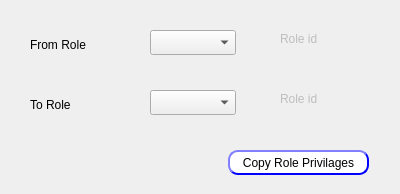
<?xml version="1.0" encoding="UTF-8"?>
<ui version="4.0">
 <class>user</class>
 <widget class="QDialog" name="user">
  <property name="geometry">
   <rect>
    <x>0</x>
    <y>0</y>
    <width>400</width>
    <height>194</height>
   </rect>
  </property>
  <property name="windowTitle">
   <string>role</string>
  </property>
  <widget class="QLabel" name="label_8">
   <property name="geometry">
    <rect>
     <x>30</x>
     <y>30</y>
     <width>99</width>
     <height>29</height>
    </rect>
   </property>
   <property name="text">
    <string>From Role</string>
   </property>
  </widget>
  <widget class="QComboBox" name="CMB_roleName">
   <property name="geometry">
    <rect>
     <x>150</x>
     <y>30</y>
     <width>86</width>
     <height>25</height>
    </rect>
   </property>
  </widget>
  <widget class="QComboBox" name="CMB_roleName1">
   <property name="geometry">
    <rect>
     <x>150</x>
     <y>90</y>
     <width>86</width>
     <height>25</height>
    </rect>
   </property>
  </widget>
  <widget class="QLabel" name="label_9">
   <property name="geometry">
    <rect>
     <x>30</x>
     <y>90</y>
     <width>99</width>
     <height>29</height>
    </rect>
   </property>
   <property name="text">
    <string>To Role</string>
   </property>
  </widget>
  <widget class="QPushButton" name="BTN_copyRole">
   <property name="geometry">
    <rect>
     <x>228</x>
     <y>150</y>
     <width>141</width>
     <height>25</height>
    </rect>
   </property>
   <property name="styleSheet">
    <string notr="true">QPushButton{
                                        background-color: white;
                                        border-style: outset;
                                        border-width: 2px;
                                        border-radius: 10px;
                                        border-color: blue;
                                        min-width: 6em;
                                        }
                                        QPushButton:hover {
                                        background: qradialgradient(
                                        cx: 0.3, cy: -0.4, fx: 0.3, fy: -0.4,
                                        radius: 1.35, stop: 0 #fff, stop: 1 #bbb
                                        );
                                        }
                                        QPushButton:pressed {
                                        border-style: inset;
                                        background: qradialgradient(
                                        cx: 0.4, cy: -0.1, fx: 0.4, fy: -0.1,
                                        radius: 1.35, stop: 0 #fff, stop: 1 #ddd
                                        );
                                        }
                                    </string>
   </property>
   <property name="text">
    <string>Copy Role Privilages</string>
   </property>
  </widget>
  <widget class="QLabel" name="LB_roleID">
   <property name="enabled">
    <bool>false</bool>
   </property>
   <property name="geometry">
    <rect>
     <x>280</x>
     <y>30</y>
     <width>151</width>
     <height>17</height>
    </rect>
   </property>
   <property name="frameShape">
    <enum>QFrame::NoFrame</enum>
   </property>
   <property name="text">
    <string>Role id</string>
   </property>
  </widget>
  <widget class="QLabel" name="LB_roleID2">
   <property name="enabled">
    <bool>false</bool>
   </property>
   <property name="geometry">
    <rect>
     <x>280</x>
     <y>90</y>
     <width>151</width>
     <height>17</height>
    </rect>
   </property>
   <property name="frameShape">
    <enum>QFrame::NoFrame</enum>
   </property>
   <property name="text">
    <string>Role id</string>
   </property>
  </widget>
 </widget>
 <resources/>
 <connections/>
</ui>
